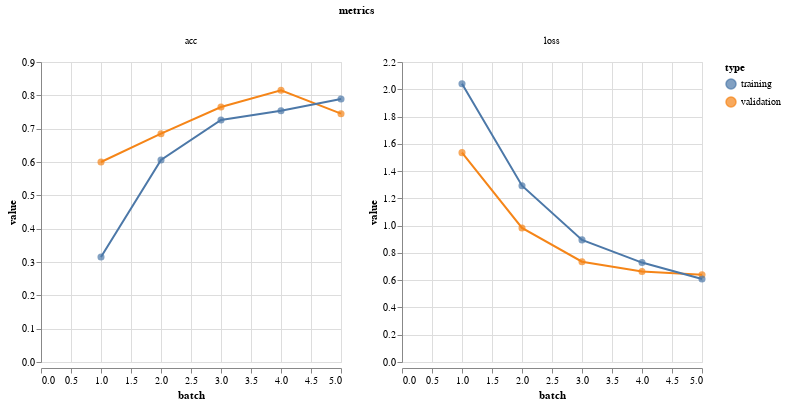

Notebook code cell kept with this figure:
### Markdown cell above
**Step 4: Check the performance of the model**

### Code cell
vis.metrics(output_transfer.history)

### Figure 1 — Vega-Lite specification as saved in the notebook (floating-point values rounded to 4 significant figures)
{"$schema": "https://vega.github.io/schema/vega-lite/v2.4.3.json", "config": {"view": {"height": 300, "width": 400}}, "data": {"values": [{"batch": 1, "metrics": "loss", "type": "validation", "value": 1.535}, {"batch": 2, "metrics": "loss", "type": "validation", "value": 0.9831}, {"batch": 3, "metrics": "loss", "type": "validation", "value": 0.7357}, {"batch": 4, "metrics": "loss", "type": "validation", "value": 0.6643}, {"batch": 5, "metrics": "loss", "type": "validation", "value": 0.6405}, {"batch": 1, "metrics": "acc", "type": "validation", "value": 0.6}, {"batch": 2, "metrics": "acc", "type": "validation", "value": 0.685}, {"batch": 3, "metrics": "acc", "type": "validation", "value": 0.765}, {"batch": 4, "metrics": "acc", "type": "validation", "value": 0.815}, {"batch": 5, "metrics": "acc", "type": "validation", "value": 0.745}, {"batch": 1, "metrics": "loss", "type": "training", "value": 2.041}, {"batch": 2, "metrics": "loss", "type": "training", "value": 1.293}, {"batch": 3, "metrics": "loss", "type": "training", "value": 0.8955}, {"batch": 4, "metrics": "loss", "type": "training", "value": 0.7291}, {"batch": 5, "metrics": "loss", "type": "training", "value": 0.6082}, {"batch": 1, "metrics": "acc", "type": "training", "value": 0.315}, {"batch": 2, "metrics": "acc", "type": "training", "value": 0.6062}, {"batch": 3, "metrics": "acc", "type": "training", "value": 0.7262}, {"batch": 4, "metrics": "acc", "type": "training", "value": 0.7538}, {"batch": 5, "metrics": "acc", "type": "training", "value": 0.7887}]}, "facet": {"column": {"field": "metrics", "type": "nominal"}}, "resolve": {"scale": {"color": "shared", "x": "shared", "y": "independent"}}, "spec": {"layer": [{"encoding": {"color": {"field": "type", "type": "nominal"}, "tooltip": [{"field": "batch", "type": "quantitative"}, {"field": "value", "type": "quantitative"}], "x": {"field": "batch", "type": "quantitative"}, "y": {"field": "value", "type": "quantitative"}}, "height": 300, "mark": {"size": 50, "type": "circle"}, "width": 300}, {"encoding": {"color": {"field": "type", "type": "nominal"}, "x": {"field": "batch", "type": "quantitative"}, "y": {"field": "value", "type": "quantitative"}}, "height": 300, "mark": "line", "width": 300}]}}
